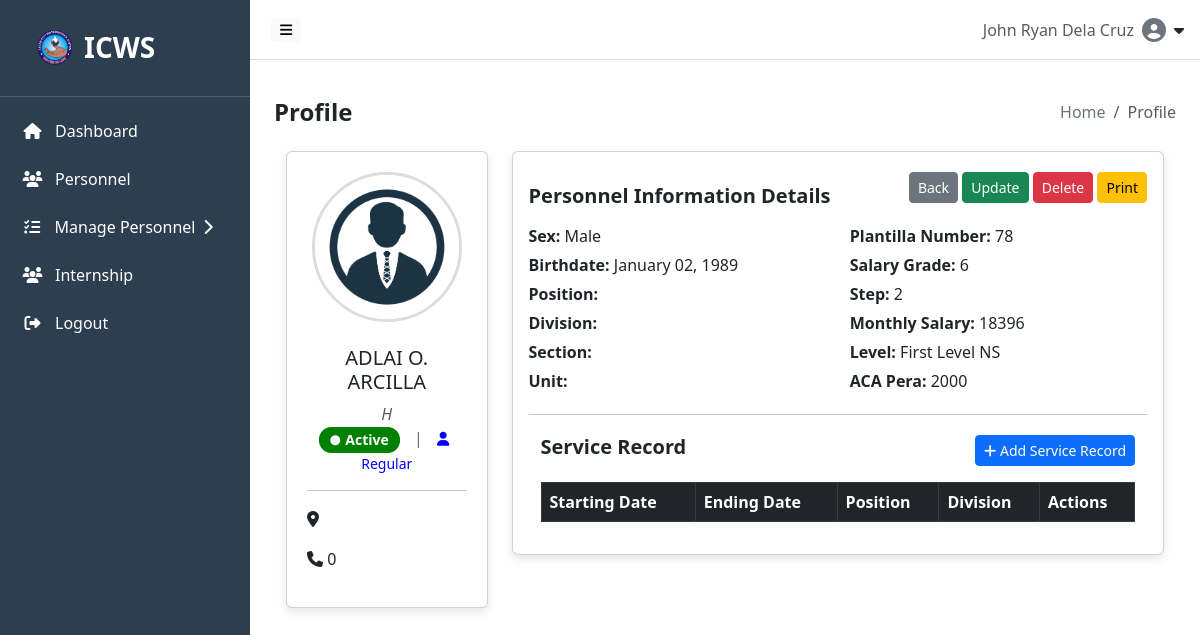
Screenshot of /src/components/profile.php?Emp_No=H (signed in) with the database file from the repository.
### tables this page shows
CREATE TABLE `personnel` (
  `personnel_id` int(5) NOT NULL,
  `Emp_No` varchar(100) NOT NULL,
  `emp_type` enum('Regular','Job Order','Contract') NOT NULL,
  `emp_status` enum('Active','Inactive') NOT NULL,
  `full_name` varchar(255) DEFAULT NULL,
  `position` varchar(255) DEFAULT NULL,
  `unit` varchar(100) NOT NULL,
  `section` varchar(100) NOT NULL,
  `team` varchar(255) NOT NULL,
  `operator` varchar(255) NOT NULL,
  `division` varchar(255) DEFAULT NULL,
  `contact_number` bigint(11) DEFAULT NULL,
  `sex` enum('Male','Female') DEFAULT NULL,
  `birthdate` date DEFAULT NULL,
  `address` varchar(255) DEFAULT NULL,
  `profile_picture` varchar(255) NOT NULL,
  `createdAt` timestamp NOT NULL DEFAULT current_timestamp() ON UPDATE current_timestamp(),
  `updatedAt` timestamp NOT NULL DEFAULT current_timestamp() ON UPDATE current_timestamp()
);

CREATE TABLE `reg_emp` (
  `regEmp_id` int(5) NOT NULL,
  `personnel_id` int(5) DEFAULT NULL,
  `salary_id` int(5) DEFAULT NULL,
  `plantillaNo` int(5) DEFAULT NULL,
  `acaPera` float(10,2) DEFAULT NULL,
  `createdAt` timestamp NOT NULL DEFAULT current_timestamp(),
  `updatedAt` timestamp NOT NULL DEFAULT current_timestamp() ON UPDATE current_timestamp()
);

CREATE TABLE `salary` (
  `salary_id` int(5) NOT NULL,
  `personnel_id` int(5) DEFAULT NULL,
  `salaryGrade` bigint(20) DEFAULT NULL,
  `step` bigint(10) DEFAULT NULL,
  `level` varchar(255) DEFAULT NULL,
  `monthlySalary` float(10,2) NOT NULL,
  `createdAt` timestamp NOT NULL DEFAULT current_timestamp() ON UPDATE current_timestamp(),
  `updatedAt` timestamp NOT NULL DEFAULT current_timestamp() ON UPDATE current_timestamp()
);

### src/components/ideas/salary.php (called while the page is built, shortened)
<?php
enum Level: string {
    public static function fromInteger(int $level): ?self {
        $mapping = [
            1 => self::FirstLevelNS,
            2 => self::SecondLevelNS,
            3 => self::SecondLevelS,
            4 => self::SecondLevelM,
            5 => self::ThirdLevelCES,
        ];
        return $mapping[$level] ?? null;
    }
    public static function getDescription(self $level): string {
        $descriptions = [
            self::FirstLevelNS->value => 'First Level NS',
            self::SecondLevelNS->value => 'Second Level NS',
            self::SecondLevelS->value => 'Second Level S',
            self::SecondLevelM->value => 'Second Level M',
            self::ThirdLevelCES->value => 'Third Level CES',
        ];
        return $descriptions[$level->value] ?? 'Unknown Level';
    }
}
?>

### src/components/profile.php (the view, shortened to what this page needs)
<?php
include_once __DIR__ . '/../../backend/db.php';
include_once __DIR__ . '/ideas/salary.php';
$emp_no = $_GET['Emp_No'] ?? null;
$query = $conn->prepare("SELECT * FROM personnel WHERE Emp_No = ?");
$query->bind_param("s", $emp_no);
$query->execute();
$result = $query->get_result();
$employee = $result->fetch_assoc();
$query_salary = $conn->prepare("SELECT salaryGrade, step, level, monthlySalary FROM salary WHERE personnel_id = ?");
$query_salary->bind_param("i", $employee['personnel_id']);
$query_salary->execute();
$salary = $query_salary->get_result()->fetch_assoc();
$level = $salary['level'] ?? null;
$levelDescription = 'Unknown Level';
if ($level !== null) {
    $levelEnum = Level::fromInteger((int)$level);
    if ($levelEnum) {
        $levelDescription = Level::getDescription($levelEnum);
    } else {
        echo "";
    }
}
$query_reg_emp = $conn->prepare("SELECT * FROM reg_emp WHERE personnel_id = ?");
$query_reg_emp->bind_param("i", $employee['personnel_id']);
$query_reg_emp->execute();
$reg_emp_result = $query_reg_emp->get_result();
$reg_emp = $reg_emp_result->fetch_assoc() ?: [];
$plantillaNo = $reg_emp['plantillaNo'] ?? null;
$acaPera = $reg_emp['acaPera'] ?? null;
$query_job_order = $conn->prepare("SELECT * FROM job_order WHERE personnel_id = ? AND salaryRate = ?");
$query_job_order->bind_param("ii", $employee['personnel_id'], $employee['salaryRate']);
$query_job_order->execute();
$job_order_result = $query_job_order->get_result();
$job_order = $job_order_result->fetch_assoc() ?: [];
$query_cos = $conn->prepare("SELECT * FROM contract_service WHERE personnel_id = ?");
$query_cos->bind_param("i", $employee['personnel_id']);
$query_cos->execute();
$contracts_result = $query_cos->get_result();
$contract_service = $contracts_result->fetch_assoc() ?: [];
$employment_type = '';
if (!empty($reg_emp['plantillaNo'])) {
    $employment_type = 'regular';
} elseif (!empty($job_order['salaryRate'])) {
    $employment_type = 'job_order';
} elseif (!empty($contract_service['salaryRate'])) {
    $employment_type = 'contract';
}
$emp_type = strtolower(str_replace(' ', '_', $employee['emp_type'] ?? $employment_type ?? 'unknown'));
var_dump($employee['salaryRate']);
?>
<!DOCTYPE html>
<html lang="en">
<head>
  <link href="https://cdn.jsdelivr.net/npm/bootstrap@5.3.0/dist/css/bootstrap.min.css" rel="stylesheet">
  <link href="https://cdnjs.cloudflare.com/ajax/libs/font-awesome/6.4.0/css/all.min.css" rel="stylesheet">
  <link href="https://cdn.jsdelivr.net/npm/bootstrap-icons@1.10.5/font/bootstrap-icons.css" rel="stylesheet">
  <link href="https://cdn.datatables.net/1.13.6/css/dataTables.bootstrap5.min.css" rel="stylesheet">
  <link href="https://cdn.datatables.net/buttons/2.4.1/css/buttons.bootstrap5.min.css" rel="stylesheet">
</head>
<body>
<?php include __DIR__ . '/../hero/navbar.php'; ?>
<?php include __DIR__ . '/../hero/sidebar.php'; ?>
  <div class="content" id="content">
    <div class="d-flex justify-content-between align-items-center flex-wrap mb-3">
      <h4 class="mb-0" style="font-weight: bold;">Profile</h4>
      <nav aria-label="breadcrumb">
        <ol class="breadcrumb mb-0">
          <li class="breadcrumb-item"><a class="breadcrumb-link" href="http://localhost/ICWS-Personnel-Profiling/src/hero/home.php">Home</a></li>
          <li class="breadcrumb-item active" aria-current="page">Profile</li>
        </ol>
      </nav>
    </div>
    <div class="container mt-4">
      <div class="row">
        <div class="col-md-3">
          <div class="card profile-card text-center">
            <form method="POST" enctype="multipart/form-data">
              <div class="profile-pic-container">
              <img
                  id="profileImage"
                  src="<?php echo !empty($employee['profile_picture']) ? 'http://localhost/ICWS-Personnel-Profiling' . $employee['profile_picture'] : '../../assets/profile.jpg'; ?>"
                  alt="Profile Picture"
                  class="profile-img-preview"
                >
              </div>
            </form>
            <h5 class="mt-2"><?php echo $employee['full_name']; ?></h5>
            <p class="text-muted"><i><?php echo $employee['Emp_No']; ?></i></p>
            <p class="text-muted" style="text-align: center;">
            <span class="badge" style="font-size: 14px; padding: 5px 10px; border-radius: 12px; display: inline-flex; align-items: center; font-weight: bold; color: white; background-color: <?php echo strtolower($employee['emp_status']) === 'active' ? 'green' : 'red'; ?>; border: 1px solid <?php echo strtolower($employee['emp_status']) === 'active' ? 'green' : 'red'; ?>;">
                  <i class="fas fa-circle" style="margin-right: 5px; font-size: 10px;"></i>
                  <?php echo ucfirst($employee['emp_status']); ?>
              </span>
              <?php
              $emp_type_colors = [
                  'regular' => 'blue',
                  'job_order' => 'green',
                  'contract' => 'orange',
                  'intern' => 'red'
              ];
              $emp_type_color = $emp_type_colors[$emp_type] ?? 'gray';
              ?>
              <span style="color: #6c757d; margin: 0 10px;">|</span>
              <span style="font-size: 14px; color: <?php echo $emp_type_color; ?>;">
                  <i class="fas fa-user" style="margin-right: 5px;"></i>
                  <?php echo ucfirst($employee['emp_type']); ?>
              </span>
            </p>
            <hr>
            <p style="text-align: justify;"><i class="fas fa-map-marker-alt"></i> <?php echo $employee['address']; ?> &nbsp;</p>
            <p style="text-align: justify;"><i class="fas fa-phone"></i> <?php echo $employee['contact_number']; ?></p>
          </div>
        </div>
        <div class="col-md-9">
          <div class="card p-3 profile-card">
          <div class="d-flex justify-content-between align-items-center">
            <h5 class="fw-bold mt-3 mb-0">Personnel Information Details</h5>
            <div class="btn-container">
                <a href="javascript:history.back()" class="btn btn-secondary btn-sm">Back</a>
                <a href="<?php
                    if ($emp_type === 'regular') {
                        echo 'http://localhost/ICWS-Personnel-Profiling/src/components/edit_regular.php?Emp_No=' . urlencode($employee['Emp_No']);
                    } elseif ($emp_type === 'job_order') {
                        echo 'http://localhost/ICWS-Personnel-Profiling/src/components/edit_jo.php?Emp_No=' . urlencode($employee['Emp_No']);
                    } elseif ($emp_type === 'contract') {
                        echo 'http://localhost/ICWS-Personnel-Profiling/src/components/edit_cos.php?Emp_No=' . urlencode($employee['Emp_No']);
                    } else {
                        echo 'javascript:void(0);';
                    }
                ?>" class="btn btn-success btn-sm">Update</a>
                <a href="javascript:void(0);" onclick="showDeleteModal()" class="btn btn-danger btn-sm">Delete</a>
                <a href="http://localhost/ICWS-Personnel-Profiling/src/components/print_profile.php?Emp_No=<?= urlencode($employee['Emp_No']) ?>" target="_blank" class="btn btn-warning btn-sm">Print</a>
            </div>
        </div>
            <div class="information-details row mt-3">
              <div class="col-md-6">
              <p><strong>Sex:</strong> <?php echo $employee['sex']; ?></p>
              <p><strong>Birthdate:</strong>
              <?php
              echo !empty($employee['birthdate'])
                  ? date('F d, Y', strtotime($employee['birthdate']))
                  : 'N/A';
              ?>
              </p>
              <p><strong>Position:</strong> <?php echo $employee['position']; ?></p>
              <p><strong>Division:</strong> <?php echo $employee['division']; ?></p>
              <p><strong>Section:</strong> <?php echo $employee['section']; ?></p>
              <p><strong>Unit:</strong> <?php echo $employee['unit']; ?></p>
              </div>
              <div class="col-md-6">
              <?php if ($emp_type === 'regular'): ?>
                <p><strong>Plantilla Number:</strong> <?php echo $plantillaNo ?? 'N/A'; ?></p>
                <p><strong>Salary Grade:</strong> <?php echo $salary['salaryGrade']; ?></p>
                <p><strong>Step:</strong> <?php echo $salary['step']; ?></p>
                <p><strong>Monthly Salary:</strong> <?php echo $salary['monthlySalary']; ?></p>
                <p><strong>Level:</strong> <?php echo $levelDescription; ?></p>
                <p><strong>ACA Pera:</strong> <?php echo $acaPera ?? 'N/A'; ?></p>
              <?php elseif ($emp_type === 'job_order'): ?>
                <p><strong>Salary Rate:</strong> <?= htmlspecialchars($job_order['salaryRate'] ?? 'N/A'); ?></p>
              <?php endif; ?>
            </div>
            </div>
            <hr>
            <?php
                $show_service_record = false;
                if ($emp_type === 'regular') {
                    $show_service_record = true;
                } elseif ($emp_type === 'job_order') {
                    $show_service_contract = true;
                } elseif ($emp_type === 'contract') {
                    $show_contract_record = true;
                }
            ?>
          <?php if ($show_service_record): ?>
              <?php
              $service_record_path = __DIR__ . '/service_record.php';
              if (file_exists($service_record_path)) {
                  $_GET['Emp_No'] = $employee['Emp_No'];
                  include $service_record_path;
              } else {
                  echo "<p>Error: service_record.php not found.</p>";
              }
              ?>
          <?php endif; ?>
                  </div>
                </div>
              </div>
            </div>
</div>
</body>
</html>

### src/components/profile.php (style rules this page uses)
body { font-family: Arial, sans-serif; margin: 0; }
.content { margin-left: 0; padding: 80px 20px 20px; transition: margin-left 0.3s ease-in-out; }
.profile-card, .details-card { padding: 20px; border-radius: 8px; box-shadow: 0px 4px 8px rgba(0, 0, 0, 0.1); background: white; }
.breadcrumb-link { color: #6c757d; text-decoration: none; transition: color 0.3s ease; }
.profile-pic-container { position: relative; width: 150px; height: 150px; margin: 0 auto; }
.profile-img-preview { width: 100%; height: 100%; border-radius: 50%; object-fit: cover; border: 3px solid #ddd; }
.btn-container { text-align: right; }
.information-details p, .personnel-details p { margin-bottom: 5px; }
.text-muted { margin: 0px; }

### src/hero/navbar.php (style rules this page uses)
#content { margin-left: 250px; transition: margin-left 0.3s ease; padding: 1.5rem; margin-top: 50px }

### rows the page displays
personnel: full_name "ADLAI O. ARCILLA", Emp_No "H", emp_status "Active", emp_type "Regular", contact_number "0", sex "Male", birthdate "January 02, 1989"
reg_emp: plantillaNo "78", acaPera "2000"
salary: salaryGrade "6", step "2", monthlySalary "18396"

### other values shown
$fullName "John Ryan Dela Cruz"
$levelDescription "First Level NS"
